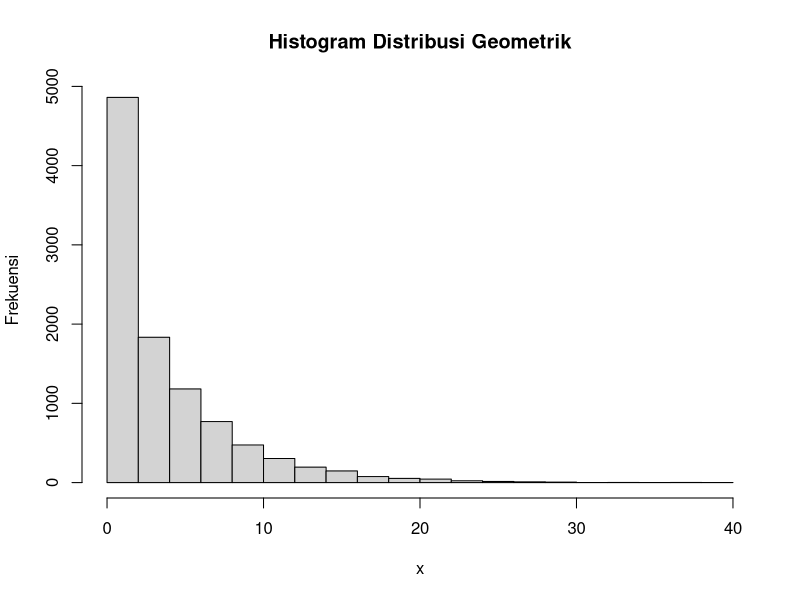
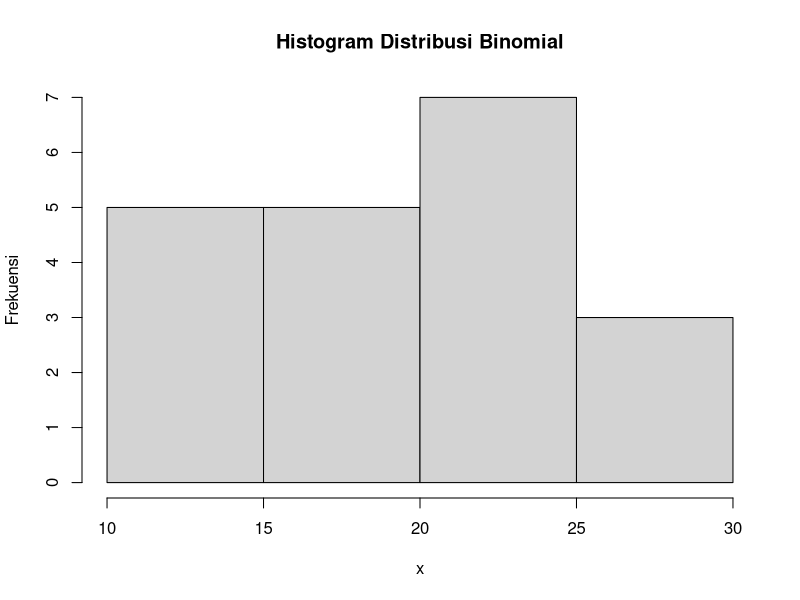
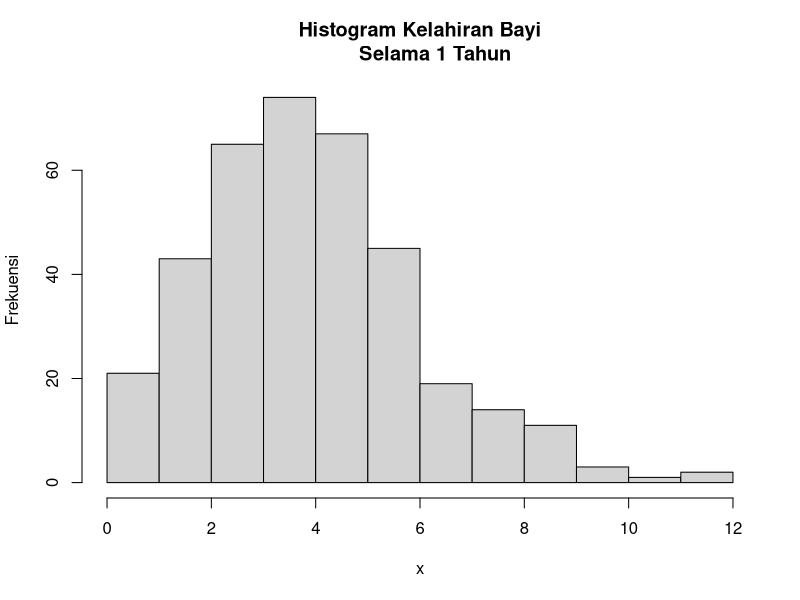
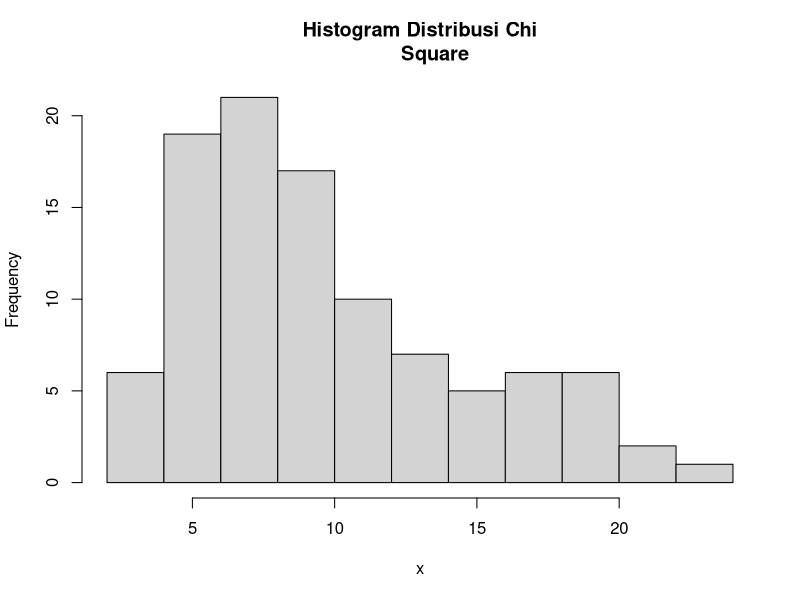
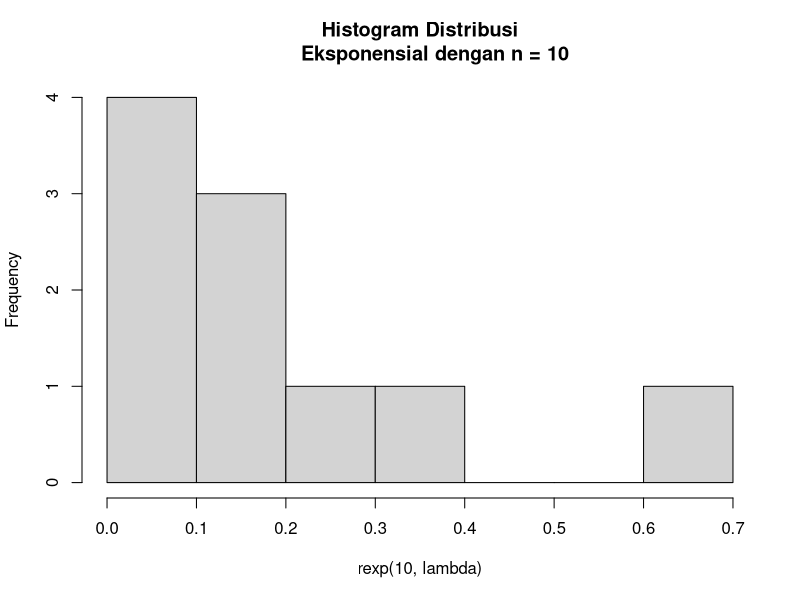
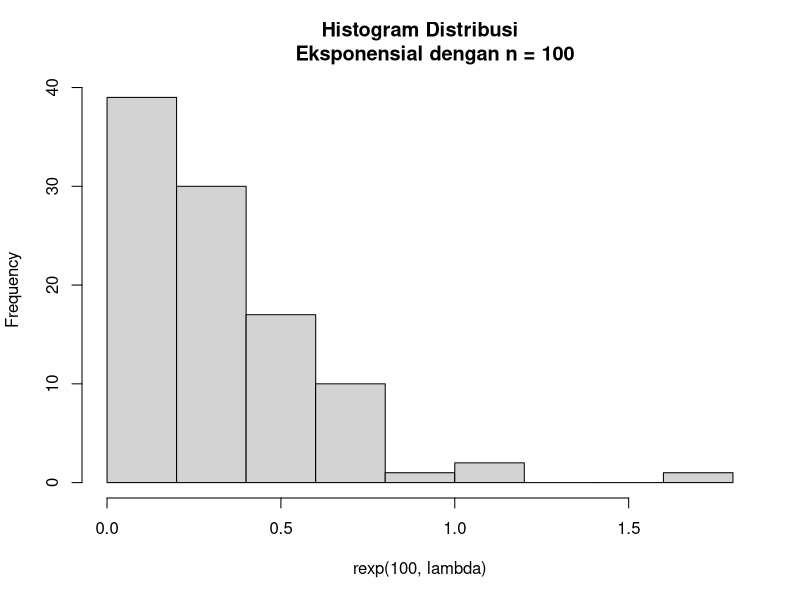
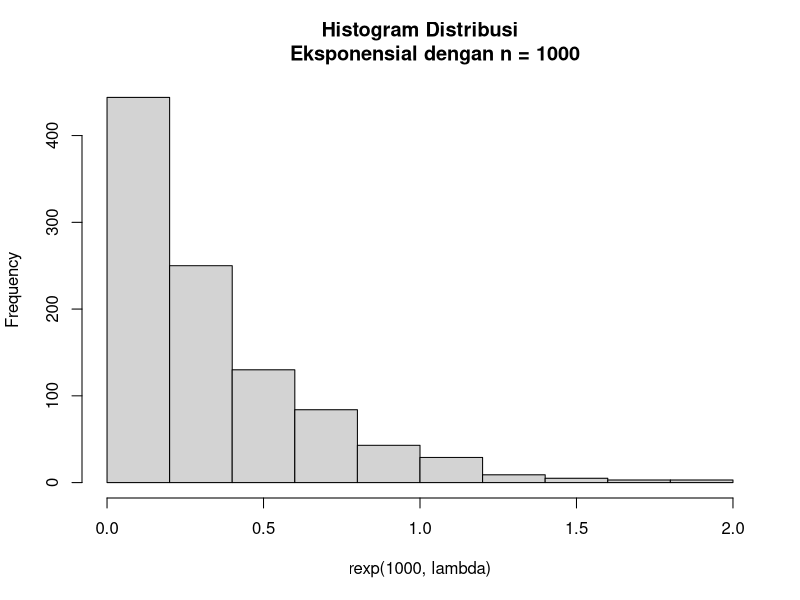
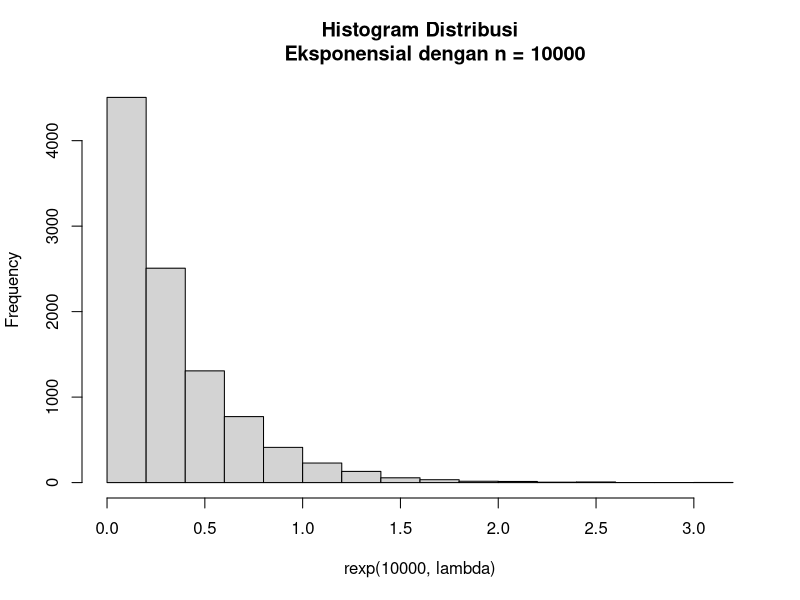

R code for these plots, in order:
# Nomor 1
#a
p <- 0.2
q <- 1-p
x <- 3
fx <- dgeom(x, p, log=FALSE)
paste("P(X=3) =", fx)
#b
set.seed(10000)
x <- rgeom(10000, p)
mean <- (mean(x==3))
paste("Mean =", mean)
#d
hist(x,main='Histogram Distribusi Geometrik',ylab=
       'Frekuensi')
#e
rataan <- q/p
varian <- q/(p**2)
paste("Rataan =", rataan)
paste("Varian =", varian)

# Nomor 2
#a
n <- 20
p <- 0.2
q <- 1-p
x <- 4
fx <- dbinom(x, n, p)
paste("P(X=4) =", fx)
#b
hist(rbinom(n,100,p),main='Histogram Distribusi Binomial',
     ylab='Frekuensi',xlab='x')
#c
rataan <- n*p
varian <- n*p*q
paste("Rataan =", rataan)
paste("Varian =", varian)

# Nomor 3
#a
lambda <- 4.5
x <- 6
fx <- dpois(x, lambda)
paste("P(X=6)", fx)
#b
n <- 365
hist(rpois(n,lambda),main='Histogram Kelahiran Bayi
     Selama 1 Tahun',xlab='x',ylab='Frekuensi')
#d
rataan <- lambda
varian <- lambda
paste("Rataan =", rataan)
paste("Varian =", varian)

#Nomor 4
#a
x <- 2
v <- 10
prob <- dchisq(x, v)
paste("Peluang =", prob)
#b
hist(rchisq(100,v),main='Histogram Distribusi Chi
     Square',xlab='x')
#c
rataan <- v
varian <- 2*v
paste("Rataan =", rataan)
paste("Varian =", varian)

#Nomor 5
#a
lambda <- 3
prob <- dexp(1, rate = lambda)
paste("Peluang =", prob)
#b
hist(rexp(10,lambda),main='Histogram Distribusi
     Eksponensial dengan n = 10')
hist(rexp(100,lambda),main='Histogram Distribusi
     Eksponensial dengan n = 100')
hist(rexp(1000,lambda),main='Histogram Distribusi
     Eksponensial dengan n = 1000')
hist(rexp(10000,lambda),main='Histogram Distribusi
     Eksponensial dengan n = 10000')
#c
set.seed(1)
n <- 100
set <- rexp(n,lambda)
rataan <- mean(set)
varian <- var(set)
paste("Rataan =", rataan)
paste("Varian =", varian)

#nomor 6
n <- 100
mean <- 50
sd <- 8
#a
set.seed(100)
data <- rnorm(n, mean, sd)
data
x1=min(data)
x2=max(data)
for(i in 1:n)
{
  if(data[i]<mean&&data[i]>x1)
  {
    x1 = data[i]
  }
}
for(i in 1:n)
{
  if(data[i]>mean&&data[i]<x2)
  {
    x2=data[i]
  }
}
x1
x2
prob <- (pnorm(x2,mean,sd)-pnorm(x1,mean,sd))
paste("P(X1 ≤ x ≤ X2) =", prob)
z_scores <- (data-mean)/sd
z_scores
plot(data)
#b
breaks = 50
hist(data, breaks, main='5025211154_Thoriq Afif Habibi_Probstat_A_DNhistogram')
#c
varian <- var(data)
paste("Varian =", varian)
